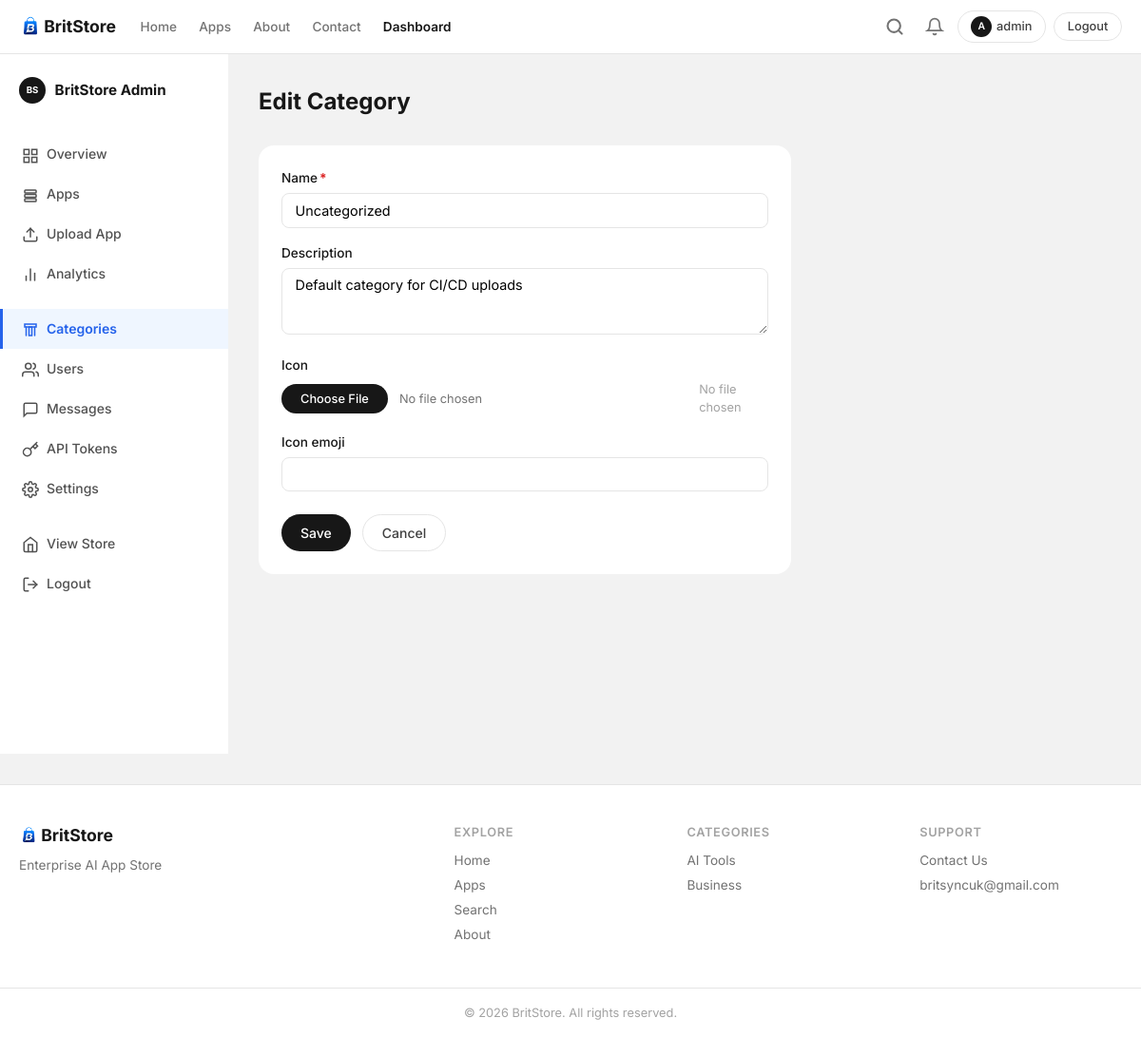
Screenshot of /dashboard/categories/7/edit/ (signed in) with the database file from the repository.
### store/models.py (models this page shows, shortened)
class WebsiteSettings(models.Model):
    site_name = models.CharField(max_length=100, default='BritStore')
    tagline = models.CharField(max_length=200, default='Intelligent Apps for the AI Era')
    hero_title = models.CharField(max_length=200, default='Discover BritStore Apps')
    hero_subtitle = models.TextField(
        default='Explore our suite of AI-powered applications built to automate, educate, and innovate.',
    )
    about_title = models.CharField(max_length=200, default='About BritStore')
    about_content = models.TextField(default='')
    mission = models.TextField(default='')
    support_email = models.EmailField(default='britsyncuk@gmail.com')
    updated_at = models.DateTimeField(auto_now=True)
    class Meta:
        verbose_name = 'Website Settings'
        verbose_name_plural = 'Website Settings'
    @classmethod
    def get_solo(cls):
        obj, _ = cls.objects.get_or_create(pk=1)
        return obj

class User(AbstractUser):
    ROLE_SUPER_ADMIN = 'super_admin'
    ROLE_APP_MANAGER = 'app_manager'
    ROLE_NORMAL_USER = 'normal_user'
    ROLE_CHOICES = [
        (ROLE_SUPER_ADMIN, 'Super Admin'),
        (ROLE_APP_MANAGER, 'App Manager'),
        (ROLE_NORMAL_USER, 'Normal User'),
    ]
    role = models.CharField(max_length=20, choices=ROLE_CHOICES, default=ROLE_NORMAL_USER)
    is_fingerprint_user = models.BooleanField(default=False)
    has_upgraded = models.BooleanField(default=False)
    class Meta:
        ordering = ['username']
    @property
    def is_super_admin(self):
        return self.role == self.ROLE_SUPER_ADMIN or self.is_superuser
    @property
    def can_access_dashboard(self):
        return self.is_super_admin or self.is_app_manager or self.is_staff
    @property
    def avatar_letter(self):
        return self.username[0].upper() if self.username else '?'

class Category(models.Model):
    name = models.CharField(max_length=100, unique=True)
    slug = models.SlugField(max_length=120, unique=True, blank=True)
    description = models.TextField(blank=True)
    icon = models.ImageField(upload_to='category_icons/', blank=True)
    icon_emoji = models.CharField(max_length=10, blank=True, help_text='Fallback emoji if no icon image')
    created_at = models.DateTimeField(auto_now_add=True)
    class Meta:
        verbose_name_plural = 'Categories'
        ordering = ['name']

### store/views.py (the view)
# urls.py: path('dashboard/categories/<int:pk>/edit/', views.category_edit, name='dashboard_category_edit'),
@super_admin_required
def category_edit(request, pk):
    category = get_object_or_404(Category, pk=pk)
    if request.method == 'POST':
        form = CategoryForm(request.POST, request.FILES, instance=category)
        if form.is_valid():
            form.save()
            messages.success(request, 'Category updated.')
            return redirect('dashboard_categories')
    else:
        form = CategoryForm(instance=category)
    return render(request, 'dashboard/category_form.html', {
        'form': form,
        'category': category,
        'is_edit': True,
    })

### store/forms.py
class CategoryForm(StyledFormMixin, forms.ModelForm):
    class Meta:
        model = Category
        fields = ['name', 'description', 'icon', 'icon_emoji']
        widgets = {
            'description': forms.Textarea(attrs={'rows': 3}),
        }
    def __init__(self, *args, **kwargs):
        super().__init__(*args, **kwargs)
        self.fields['icon'].required = False
        self.fields['icon_emoji'].required = False

### store/context_processors.py (called while the page is built)
def site_context(request):
    settings_obj = WebsiteSettings.get_solo()
    from store.models import Category, Notification
    nav_categories = Category.objects.annotate(
        published_count=Count('apps', filter=Q(apps__published=True)),
    ).filter(published_count__gt=0)[:8]
    notifications = []
    unread_notifications = 0
    if request.user.is_authenticated and request.user.is_super_admin:
        notifications = Notification.objects.all()[:10]
        unread_notifications = Notification.objects.filter(is_read=False).count()
    return {
        'site_settings': settings_obj,
        'nav_categories': nav_categories,
        'notifications': notifications,
        'unread_notifications': unread_notifications,
    }

### store/permissions.py (called while the page is built)
def dashboard_required(view_func):
    @login_required
    @wraps(view_func)
    def wrapper(request, *args, **kwargs):
        if not request.user.can_access_dashboard:
            messages.error(request, 'You do not have permission to access the dashboard.')
            raise PermissionDenied
        return view_func(request, *args, **kwargs)
    return wrapper

def super_admin_required(view_func):
    @dashboard_required
    @wraps(view_func)
    def wrapper(request, *args, **kwargs):
        if not request.user.is_super_admin:
            messages.error(request, 'Super Admin access required.')
            raise PermissionDenied
        return view_func(request, *args, **kwargs)
    return wrapper

### templates/dashboard/category_form.html (shortened to what this page needs)
{% extends 'base.html' %}
{% load static %}
{% block extra_css %}<link rel="stylesheet" href="{% static 'css/dashboard.css' %}">{% endblock %}
{% block content %}
<div class="dashboard-layout">
    {% include 'dashboard/sidebar.html' %}
    <div class="dashboard-main">
        <div class="dashboard-header"><h1>{% if is_edit %}Edit Category{% else %}Add Category{% endif %}</h1></div>
        <form method="post" enctype="multipart/form-data" class="dashboard-form narrow">
            {% for field in form %}
            <div class="form-group">
                <label>{{ field.label }}{% if field.field.required %}<span class="required-mark">*</span>{% endif %}</label>
                {% if field.field.widget.input_type == 'file' %}
                <div class="file-input-wrap">
                    {{ field }}
                    <span class="file-input-text">No file chosen</span>
                </div>
                {% else %}
                {{ field }}
                {% endif %}
            </div>
            {% endfor %}
            <div class="form-actions">
                <button type="submit" class="btn btn-primary">Save</button>
                <a href="{% url 'dashboard_categories' %}" class="btn btn-outline">Cancel</a>
            </div>
        </form>
    </div>
</div>
{% endblock %}

### templates/base.html (shortened to what this page needs)
{% load static %}
<!DOCTYPE html>
<html lang="en">
<head>
    <link rel="stylesheet" href="{% static 'css/style.css' %}?v=2">
    {% block extra_css %}{% endblock %}
</head>
<body>
    <header class="site-header">
        <div class="container header-inner">
            <a href="{% url 'home' %}" class="logo" style="gap:.35rem">
                <img src="{% static 'images/logo.png' %}" alt="{{ site_settings.site_name }}" style="height:28px;width:auto;border-radius:4px">
                <span class="logo-text">{{ site_settings.site_name }}</span>
            </a>
            <nav class="main-nav" id="mainNav">
                <a href="{% url 'home' %}" {% if request.path == '/' %}class="active"{% endif %}>Home</a>
                <a href="{% url 'downloads' %}" {% if '/downloads' in request.path %}class="active"{% endif %}>Apps</a>
                <a href="{% url 'about' %}" {% if '/about' in request.path %}class="active"{% endif %}>About</a>
                <a href="{% url 'contact' %}" {% if '/contact' in request.path %}class="active"{% endif %}>Contact</a>
                {% if user.is_authenticated and user.can_access_dashboard %}
                <a href="{% url 'dashboard_home' %}" class="nav-dashboard">Dashboard</a>
                {% endif %}
            </nav>
            <div class="header-actions">
                <div class="search-inline-wrap" id="searchInline">
                    <button class="search-inline-toggle" id="searchToggle" onclick="toggleSearch()" aria-label="Search">
                        <svg width="20" height="20" viewBox="0 0 24 24" fill="none" stroke="currentColor" stroke-width="2.5" stroke-linecap="round"><circle cx="11" cy="11" r="8"/><line x1="21" y1="21" x2="16.65" y2="16.65"/></svg>
                    </button>
                </div>
                {% if user.is_authenticated %}
                {% if user.can_access_dashboard %}
                <div class="notification-bell-wrap">
                    <button class="notification-bell" onclick="toggleNotif(event)" title="Notifications">
                        <svg width="20" height="20" viewBox="0 0 24 24" fill="none" stroke="currentColor" stroke-width="2" stroke-linecap="round"><path d="M18 8A6 6 0 0 0 6 8c0 7-3 9-3 9h18s-3-2-3-9"/><path d="M13.73 21a2 2 0 0 1-3.46 0"/></svg>
                    </button>
                </div>
                {% endif %}
                <a href="{% url 'profile' %}" class="btn btn-outline btn-sm" style="gap:.3rem">
                    <span style="display:inline-flex;align-items:center;justify-content:center;width:22px;height:22px;border-radius:50%;background:var(--gray-900);color:#fff;font-size:.65rem;font-weight:600">{{ user.avatar_letter }}</span>
                    {{ user.username }}
                </a>
                <a href="{% url 'logout' %}" class="btn btn-outline btn-sm" onclick="return confirm('Are you sure you want to logout?')">Logout</a>
                {% else %}
                <a href="{% url 'login' %}" class="btn btn-primary btn-sm">Login</a>
                <a href="{% url 'signup' %}" class="btn btn-outline btn-sm">Sign Up</a>
                {% endif %}
            </div>
        </div>
    </header>
    <main>
        {% block content %}{% endblock %}
    </main>
    <footer class="site-footer">
        <div class="container footer-grid">
            <div class="footer-brand">
                <div class="logo" style="gap:.35rem">
                    <img src="{% static 'images/logo.png' %}" alt="{{ site_settings.site_name }}" style="height:24px;width:auto;border-radius:4px">
                    <span class="logo-text">{{ site_settings.site_name }}</span>
                </div>
                <p>{{ site_settings.tagline }}</p>
            </div>
            <div class="footer-links">
                <h4>Explore</h4>
                <a href="{% url 'home' %}">Home</a>
                <a href="{% url 'downloads' %}">Apps</a>
                <a href="{% url 'search' %}">Search</a>
                <a href="{% url 'about' %}">About</a>
            </div>
            <div class="footer-links">
                <h4>Categories</h4>
                {% for cat in nav_categories|slice:":5" %}
                <a href="{% url 'category' cat.slug %}">{{ cat.name }}</a>
                {% empty %}
                <span class="text-muted">No categories yet</span>
                {% endfor %}
            </div>
            <div class="footer-links">
                <h4>Support</h4>
                <a href="{% url 'contact' %}">Contact Us</a>
                <a href="mailto:{{ site_settings.support_email }}">{{ site_settings.support_email }}</a>
            </div>
        </div>
        <div class="footer-bottom">
            <div class="container">
                <p>&copy; {% now "Y" %} {{ site_settings.site_name }}. All rights reserved.</p>
            </div>
        </div>
    </footer>
</body>
</html>

### static/css/style.css (style rules this page uses)
:root { --white: #ffffff; --bg: #f2f2f2; --card: #ffffff; --border: #e5e5e5; --gray-200: #d4d4d4; --gray-400: #a3a3a3; --gray-500: #737373; --gray-600: #525252; --gray-700: #404040; --gray-800: #262626; --gray-900: #171717; --black: #000000; --blue: #2563eb; --blue-dark: #1d4ed8; --blue-light: #eff6ff; --red: #dc2626; --red-dark: #b91c1c; --red-light: #fef2f2; --green: #16a34a; --green-light: #f0fdf4; --star: #f59e0b; --shadow: 0 1px 3px rgba(0,0,0,.08); --shadow-md: 0 4px 12px rgba(0,0,0,.1); --radius: 16px; --radius-sm: 8px; --font: 'Inter', system-ui, sans-serif; }
*, *::before, *::after { box-sizing: border-box; margin: 0; padding: 0; }
body { font-family: var(--font); background: var(--bg); color: var(--gray-900); line-height: 1.5; min-height: 100vh; display: flex; flex-direction: column; }
main { flex: 1; }
.container { max-width: 1200px; margin: 0 auto; padding: 0 1.25rem; }
a { color: var(--gray-900); text-decoration: none; }
.site-header { background: var(--white); border-bottom: 1px solid var(--border); position: sticky; top: 0; z-index: 100; }
.header-inner { display: flex; align-items: center; gap: 1rem; height: 56px; }
.logo { display: flex; align-items: center; gap: .5rem; font-weight: 700; font-size: 1.1rem; color: var(--gray-900); flex-shrink: 0; }
.main-nav { display: flex; gap: .25rem; flex: 1; }
.main-nav a { color: var(--gray-500); font-weight: 500; font-size: .85rem; padding: .35rem .6rem; border-radius: 6px; transition: all .15s; }
.main-nav a.nav-dashboard { color: var(--gray-900); font-weight: 600; }
.header-actions { display: flex; align-items: center; gap: .5rem; }
.search-inline-wrap { position: relative; display: flex; align-items: center; }
.search-inline-toggle { background: none; border: none; cursor: pointer; color: var(--gray-500); display: flex; align-items: center; justify-content: center; width: 36px; height: 36px; border-radius: 50%; transition: background .15s; }
.notification-bell-wrap { position: relative; }
.notification-bell { position: relative; color: var(--gray-500); display: flex; align-items: center; background: none; border: none; cursor: pointer; padding: 6px; border-radius: 50%; transition: background .15s; }
.btn { display: inline-flex; align-items: center; justify-content: center; gap: .35rem; padding: .5rem 1.25rem; border-radius: 24px; font-weight: 500; font-size: .875rem; border: none; cursor: pointer; transition: all .15s; font-family: var(--font); }
.btn-primary { background: var(--gray-900); color: white; }
.btn-outline { background: transparent; color: var(--gray-700); border: 1px solid var(--border); }
.btn-sm { padding: .3rem .85rem; font-size: .8rem; border-radius: 20px; }
.form-control, .form-select { width: 100%; padding: .55rem .85rem; border: 1px solid var(--border); border-radius: var(--radius-sm); font-size: .9rem; font-family: var(--font); background: var(--white); transition: border-color .15s; }
.form-group { margin-bottom: 1rem; }
.form-group label { display: block; font-weight: 500; margin-bottom: .35rem; font-size: .85rem; }
.site-footer { background: var(--white); border-top: 1px solid var(--border); margin-top: 2rem; }
.footer-grid { display: grid; grid-template-columns: 2fr 1fr 1fr 1fr; gap: 2rem; padding: 2.5rem 1.25rem; }
.footer-brand p { color: var(--gray-500); font-size: .85rem; margin-top: .5rem; }
.footer-links h4 { font-size: .8rem; font-weight: 600; margin-bottom: .6rem; text-transform: uppercase; letter-spacing: .05em; color: var(--gray-400); }
.footer-links a { display: block; color: var(--gray-500); font-size: .85rem; margin-bottom: .35rem; }
.footer-bottom { border-top: 1px solid var(--border); padding: 1rem 0; text-align: center; font-size: .8rem; color: var(--gray-400); }

### rows the page displays
WebsiteSettings: site_name "BritStore", tagline "Enterprise AI App Store", support_email "britsyncuk@gmail.com"
User: avatar_letter "A", username "admin"
Category: form "Uncategorized" "Default category for CI/CD uploads"
Category: name "AI Tools"
Category: name "Business"

### other values shown
{{ field.label }} "Name" "Description" "Icon" "Icon emoji"
